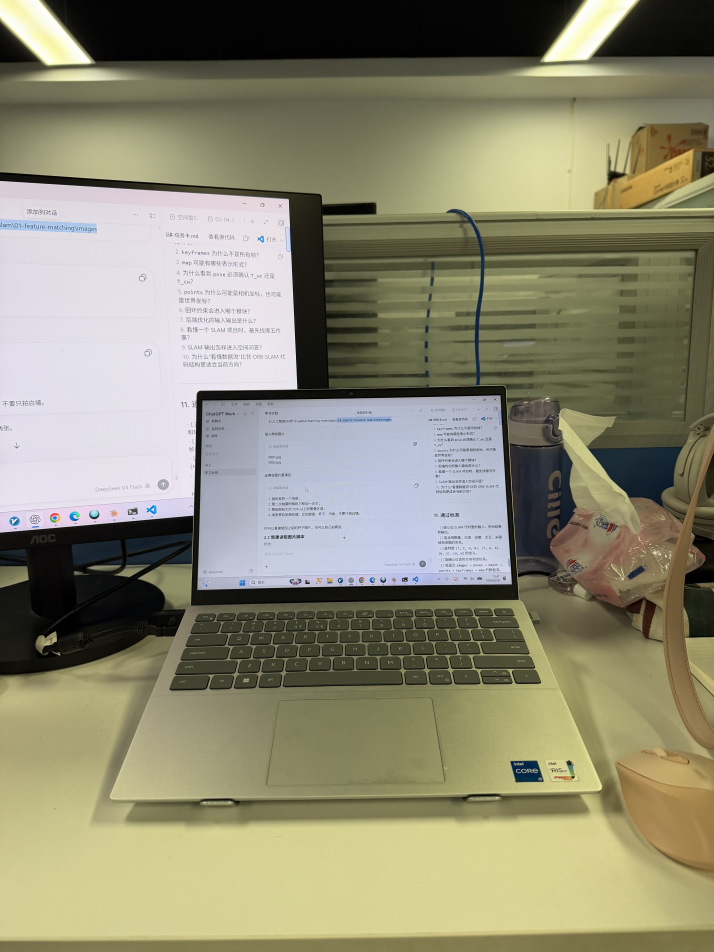
#> input picture labs/3.4-slam/01-feature-matching/images/0001.JPG, 4284 x 5712 px (shown at 1/6 size)
$ python direct_photometric_demo.py
#> lines starting #> are read from the running program, lines starting #| are printed output that depends on the picture
# DSO 直接法
# 两个简单图片
#       ↓
# 选择一个像素
#       ↓
# 假设深度
#       ↓
# 假设相机移动
#       ↓
# 3D 点
#       ↓
# 投影到下一帧
#       ↓
# 读取两个位置的亮度
#       ↓
# 计算光度误差

from pathlib import Path

import cv2
import numpy as np

#当前脚本所在目录
base_dir=Path(__file__).parent

#两张图片 01下面
image1_path=(
    base_dir.parent
    /"01-feature-matching"
    /"images"
    /"0001.JPG"
)

image2_path=(
    base_dir.parent
    /"01-feature-matching"
    /"images"
    /"0002.JPG"
)


# 第一部分：读取两张图片→ 转成灰度图→ 选择第一张图中的一个像素→ 打印这个像素在两帧中的亮度值
#读取图片
def read_image_unicode(path):
    """
    使用 NumPy 读取文件字节，再用 OpenCV 解码。
    这样可以避免 Windows 中文路径下 imread 失败。
    """

    file_bytes=np.fromfile(str(path),dtype=np.uint8)
    image=cv2.imdecode(file_bytes,cv2.IMREAD_COLOR)
#> image is the input picture: shape (5712, 4284, 3); mean B, G, R 114.3, 137.7, 140.6

    if image is None:
        raise FileNotFoundError(f"图片读取失败:{path}")

    return image

#缩放图片
def resize_keep_ratio(image,max_side=1280):
    """
    按比例缩小图片，使最长边不超过 max_side。
    """
#> called with max_side = 1280
    height,width=image.shape[:2]
#> height = 5712; width = 4284
    scale=min(1.0,max_side/max(height,width))
#> scale = 0.224

    if scale<1.0:
        new_width=int(width*scale)
#> new_width = 960
        new_height=int(height*scale)
#> new_height = 1280

        return cv2.resize(
            image,
            (new_width,new_height),
            interpolation=cv2.INTER_AREA
        )

    return image


#读取并缩放两张图片
img1=resize_keep_ratio(read_image_unicode(image1_path))
img2=resize_keep_ratio(read_image_unicode(image2_path))
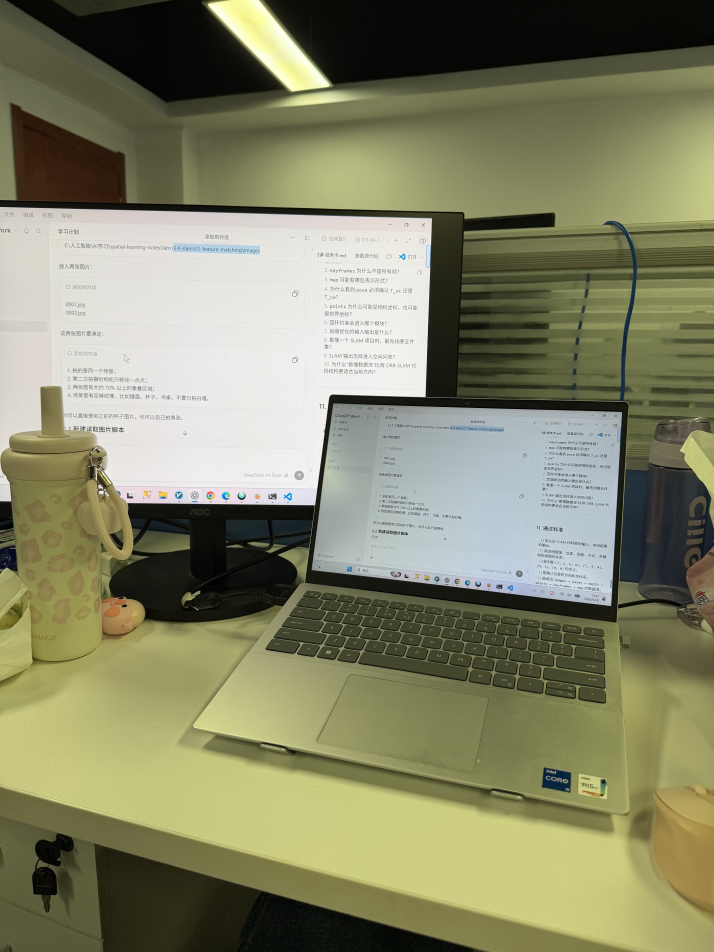
#> input picture labs/3.4-slam/01-feature-matching/images/0002.JPG, 4284 x 5712 px (shown at 1/6 size)
#> in read_image_unicode, image is the input picture: shape (5712, 4284, 3); mean B, G, R 103.4, 132.7, 132

#直接法通常使用灰度亮度，所以先转成灰度图
gray1=cv2.cvtColor(img1,cv2.COLOR_BGR2GRAY)
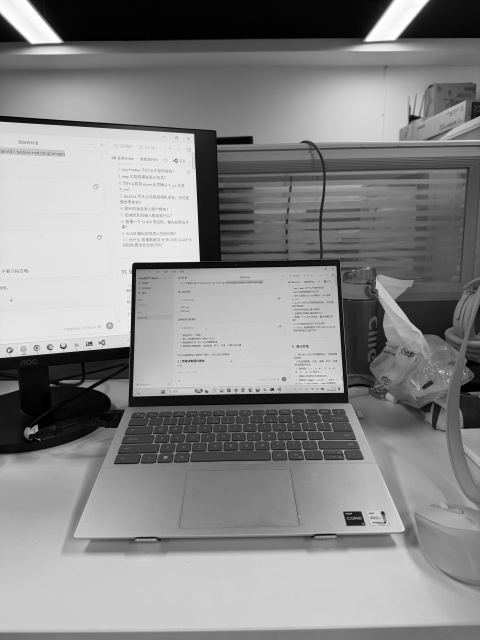
#> gray1: shape (1280, 960) (shown at 1/2 size); min 0, max 255, mean 135.9
gray2=cv2.cvtColor(img2,cv2.COLOR_BGR2GRAY)
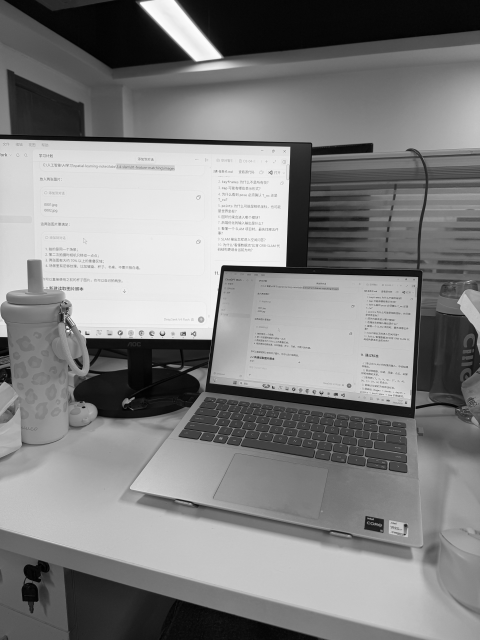
#> gray2: shape (1280, 960) (shown at 1/2 size); min 1, max 254, mean 129.2

#获取灰度图尺寸
height,width=gray1.shape
#> height = 1280; width = 960

#在第一张图中选择一个像素
#这里先选图片中心附近的像素
#u：图像的列坐标，对应相机坐标里的 x 方向
#v：图像的行坐标，对应相机坐标里的 y 方向
#u 是横向   v 是纵向
# u是横向,对应x，所以x_c用u，
# v是纵向,对应y，所以y_c用v
# 然后u是横向，v是纵向，像素是行，列，所以对应是v，u
u=width//2
#> u = 480
v=height//2
#> v = 640

#读取同一个位置在两帧中的亮度
# 图像数组的顺序是：gray[高, 宽]
# 也就是：第一个索引：v，行,第二个索引：u，列
brightness1=float(gray1[v,u])
#> brightness1 = 196
brightness2=float(gray2[v,u])
#> brightness2 = 167

print("gray1.shape =",gray1.shape)
#| gray1.shape = (1280, 960)
print("gray2.shape =",gray2.shape)
#| gray2.shape = (1280, 960)

print("选中像素位置(u,v) =",(u,v))
#| 选中像素位置(u,v) = (480, 640)
print("第一帧亮度 =",brightness1)
#| 第一帧亮度 = 196.0
print("第二帧同一位置亮度 =",brightness2)
#| 第二帧同一位置亮度 = 167.0


#  第二部分  假设像素深度，并把它反投影成相机坐标中的三维点
# 近似相机内参
# 真实相机应该通过标定得到
focal=1.0*max(width,height)
#> focal = 1280

K=np.array(
    [
        [focal,0.0,width/2.0],
        [0.0,focal,height/2.0],
        [0.0,0.0,1.0]
    ],
    dtype=float
)

#从K中取出参数
fx=K[0,0]
#> fx = 1280
fy=K[1,1]
#> fy = 1280
cx=K[0,2]
#> cx = 480
cy=K[1,2]
#> cy = 640

print("K =")
print(K)
#| [[1.28e+03 0.00e+00 4.80e+02]
#|  [0.00e+00 1.28e+03 6.40e+02]
#|  [0.00e+00 0.00e+00 1.00e+00]]

#假设当前像素的深度
#这个值不是从图像中得到的，而是人为假设的
depth=10.0

#像素->相机坐标射线
x_c=(u-cx)/fx
#> x_c = 0
y_c=(v-cy)/fy
#> y_c = 0

ray_c=np.array(
    [
        x_c,
        y_c,
        1.0
    ],
    dtype=float
)
#> ray_c = [0, 0, 1]

#射线+深度 ->相机坐标三维点
point_c=ray_c*depth
#> point_c = [0, 0, 10]

print("ray_c =")
print(ray_c)
#| [0. 0. 1.]

print("point_c =")
print(point_c)
#| [ 0.  0. 10.]

print("point_c.shape =",point_c.shape) #3,
#| point_c.shape = (3,)


# 第 3 部分：假设相机移动 R、t，把三维点投影到第二帧，得到预测像素位置
# 先假设一个简单运动：
# R = 单位矩阵，表示两帧之间暂时没有旋转
# t = [-0.2, 0, 0]，表示相机沿自己的 x 方向移动一点
# 假设第一帧到第二帧之间存在相对运动
# 这里先人为设置，后面真实 VO 会通过匹配点估计 R、t
R=np.eye(3)

t=np.array(
    [
        -0.2,
        0.0,
        0.0
    ],
    dtype=float
)

#把第一帧相机坐标中的三维点
#转换到第二帧相机坐标
point_c2= R @ point_c + t

print("point_c2 =")
print(point_c2)
#| [-0.2  0.  10. ]


#把第二帧相机坐标点投影成像素
projected_h2=K @ point_c2

print("projected_h2 =")
print(projected_h2)
#| [4544. 6400.   10.]

#透视除法：除以第三个分量
u2=projected_h2[0]/projected_h2[2]
v2=projected_h2[1]/projected_h2[2]

predicted_pixel=np.array(
    [
        u2,
        v2
    ],
    dtype=float
)

print("第一帧像素位置(u,v) =",(u,v))
#| 第一帧像素位置(u,v) = (480, 640)
print("第二帧预测像素位置(u2,v2) =",predicted_pixel)
#| 第二帧预测像素位置(u2,v2) = [454.4 640. ]


# 第 4 部分：读取第二帧中预测像素位置的亮度,计算光度误差
# 预测位置是小数，先取整成整数像素索引
u2_int = int(round(u2))
v2_int = int(round(v2))
print("取整后的预测像素 =",(u2_int,v2_int))
#| 取整后的预测像素 = (454, 640)

#检查预测像素是否还在图片范围内
if 0<= u2_int <width and 0<= v2_int <height:
    #图像数组索引顺序是[行，列]=[v,u]
    brightness2_predicted=float(gray2[v2_int,u2_int])
#> brightness2_predicted = 184
else:
    raise ValueError(
        f"预测像素超出图像范围:{(u2_int,v2_int)}"
    )

#计算第一帧和预测位置之间的广度误差
photometric_error=abs(
    brightness1-brightness2_predicted
)
#> photometric_error = 12

print("第一帧像素亮度 =",brightness1)
#| 第一帧像素亮度 = 196.0
print("第二帧同一位置亮度 =",brightness2)
#| 第二帧同一位置亮度 = 167.0
print("第二帧预测位置 =",(u2_int,v2_int))
#| 第二帧预测位置 = (454, 640)
print("第二帧预测位置亮度 =",brightness2_predicted)
#| 第二帧预测位置亮度 = 184.0
print("光度误差 =",photometric_error)
#| 光度误差 = 12.0
